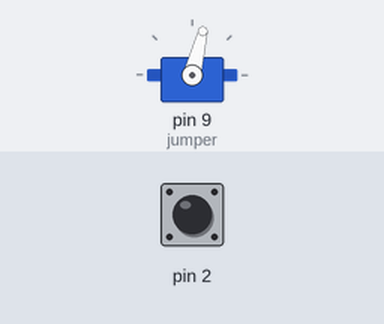
Simulated run of this sketch. Board: Arduino Uno, built with avr-gcc and run on an emulated ATmega328P. Shown: servo. The test bench sets the inputs (shaded band); at power-on: pin 2 HIGH. What the sketch prints to the serial monitor is not drawn.

Above: at 1.2 s.
1.3 s: pin 2 pulled LOW for 0.15 s
Timing chart, 0 to 10.3 s (numbered marks = the images above; inputs shaded):
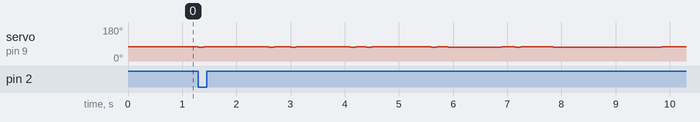

The sketch:

GD_Polargeist.ino
```cpp
#include <Servo.h>

//Config
int baseJumpDelay = 100;
int restingPos = 1330;

//Jump Program
long jumpList[] = {0, 1300000, 400000, 1100000, 300000, 1200000, 300000, 1250000, 700000, 3000000, 800000, 1000000, 600000, 1300000, 1000000, 1180000, 800000, 1300000, 2000000, 450000, 450000, 850000, 450000, 1700000, 400000, 950000, 400000, 600000, 700000, 1200000, 600000, 550000, 550000, 550000, 400000, 400000, 1500000, 4500000, 2000000, 1500000, 1250000, 1700000, 800000, 400000, 650000, 400000, 1200000, 1200000, 400000, 400000, 800000, 500000, 3400000, 2800000, 1000000, 800000, 800000, 600000, 400000, 700000, 1200000, 3500000, 600000, 400000, 500000, 1000000, 1300000, 800000, 400000, 500000, 350000, 500000, 1900000, 700000, 600000, 600000, 2600000, 1500000, 400000, 400000, 1300000, 1000000, 1500000, 500000, 600000, 400000, 900000, 900000, 600000, 600000};
long jumpLengthList[] = {1, 1, 1, 1, 1, 1, 10, 1, 20, 1, 1, 5, 1, 5, 5, 1, 5, 5, 1, 1, 1, 1, 1, 1, 1, 1, 1, 1, 1, 1, 1, 1, 1, 1, 1, 1, 20, 10, 10.5, 1, 10, 5, 1, 1, 1, 1, 10, 1, 1, 1, 1, 17.5, 20, 1, 1, 1, 1, 1, 1, 1, 15, 1, 1, 1, 1, 1, 1, 2, 1, 1, 1, 15, 1, 1, 1, 12.5, 10, 1, 1, 1, 5, 1, 1, 1, 1, 1, 5, 1, 1, 1};

//Other Vars
Servo jumper;
bool running = false;
int jumpNumber = 0;
long lastJumpTime = 0;
long startTime = 0;
int jumpLength = 1;

void setup() {
  // Sets up servo and input pins
  jumper.attach(9);
  pinMode(2, INPUT_PULLUP);
  Serial.begin(9600);
  Serial.flush();
  Serial.println(lastJumpTime);
  jumper.writeMicroseconds(restingPos);
}

void jump(){
  //Commands the Servo to jump, then return to its resting position
  jumper.writeMicroseconds(1290);
  delay(baseJumpDelay * jumpLength);
  jumper.writeMicroseconds(restingPos);
  Serial.println("jump");
  Serial.println(lastJumpTime);
  Serial.println(jumpNumber);
}

void loop() {
  // Checks if the starting button is pressed
  if(running == false){
    running = not(digitalRead(PIN2));
    if(digitalRead(PIN2) == true){
      startTime = micros();
    }
  }
  //Calls the jump function when the elapsed time is equal to the jump time set in the array
  else if(micros() >= lastJumpTime + jumpList[jumpNumber] + startTime){
    lastJumpTime = lastJumpTime + jumpList[jumpNumber];
    jumpLength = jumpLengthList[jumpNumber];
    jumpNumber ++;
    jump();
  }
  // Ends the program when the level is done
  if(jumpNumber >= (sizeof(jumpList) / sizeof(long))){
      running = false;
      jumpNumber = 0;
      lastJumpTime = 0;
      Serial.println("end");
  }
}
```

Measured:
- after the input at 1.3 s, servo on pin 9 (jumper): 76° → 72° at once, → 76° 0.10 s later, → 72° 1.2 s later, → 76° 0.10 s later, … (18 changes in this stretch)
